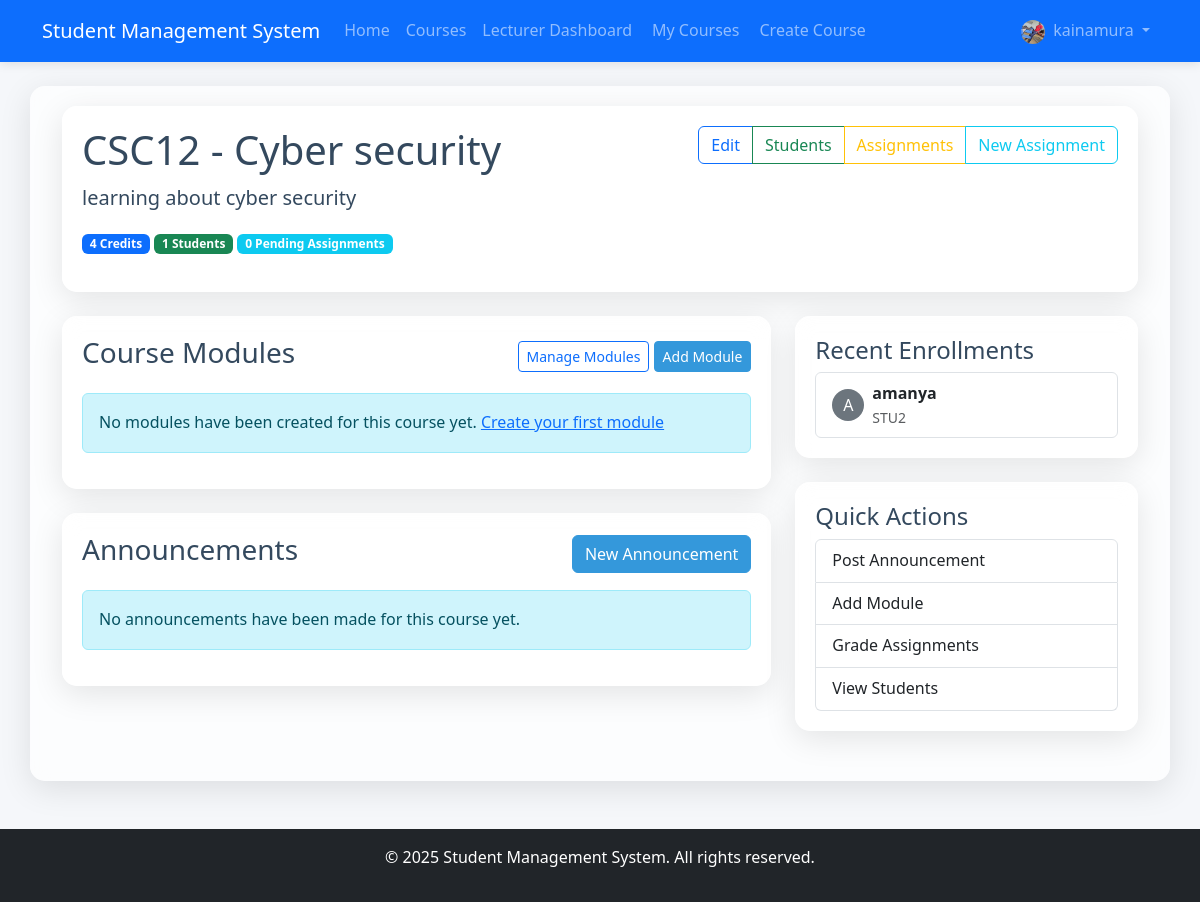
Page /lecturer/courses/2/ (signed in) on the earlier database version.
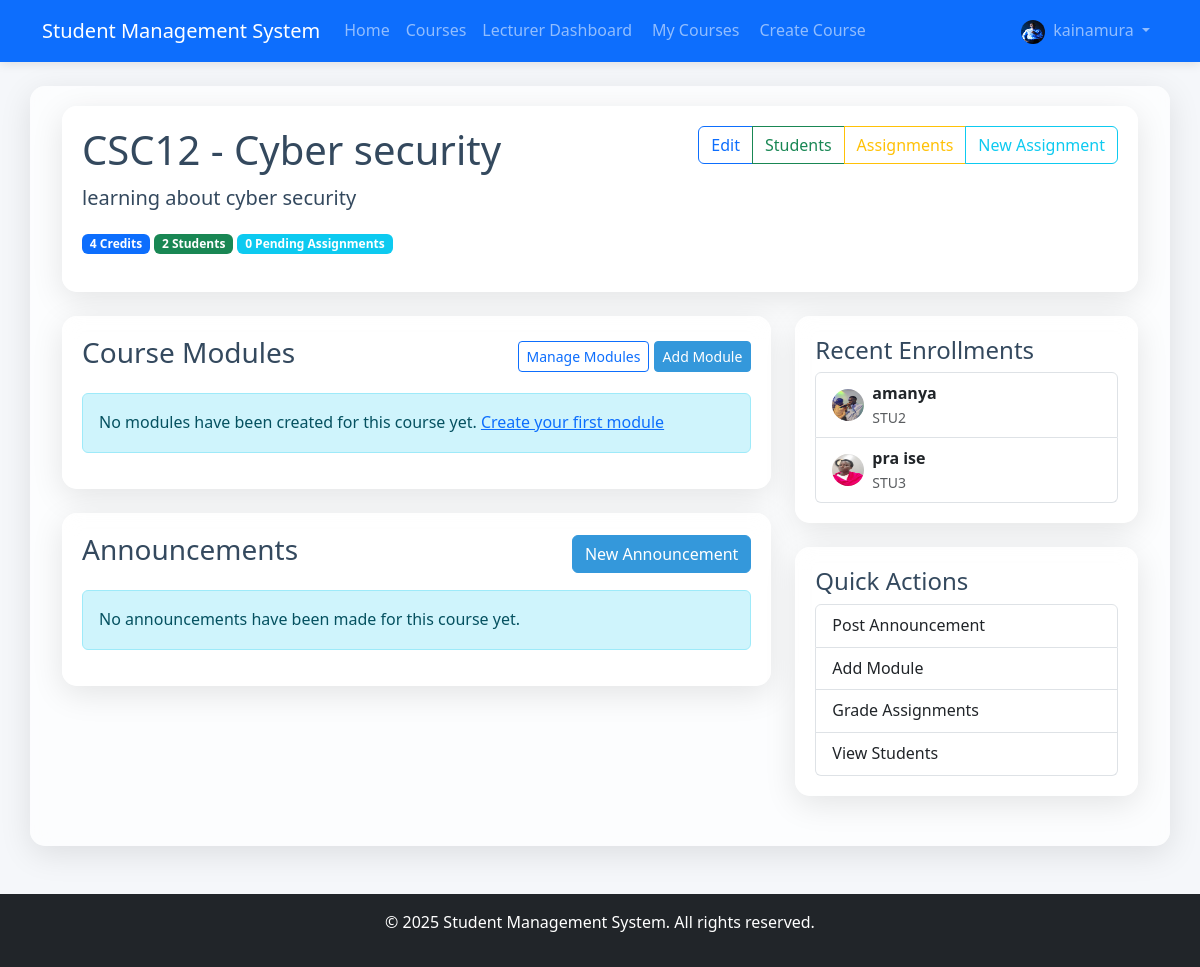
Same page on the later database version.
### accounts/models.py (models this page shows, shortened)
class User(AbstractUser):
    USER_TYPE_CHOICES = (
        ('admin', 'Admin'),
        ('student', 'Student'),
        ('lecturer', 'Lecturer'),
    )
    user_type = models.CharField(max_length=10, choices=USER_TYPE_CHOICES, default='student')
    profile_picture = models.ImageField(upload_to='profile_pics/', null=True, blank=True)
    date_of_birth = models.DateField(null=True, blank=True)
    phone_number = models.CharField(max_length=15, null=True, blank=True)
    address = models.TextField(null=True, blank=True)

### student/models.py (models this page shows, shortened)
class Enrollment(models.Model):
    STATUS_CHOICES = (
        ('pending', 'Pending'),
        ('approved', 'Approved'),
        ('rejected', 'Rejected'),
    )
    student = models.ForeignKey(StudentProfile, on_delete=models.CASCADE, related_name='enrollments')
    course = models.ForeignKey(Course, on_delete=models.CASCADE, related_name='enrollments')
    enrollment_date = models.DateTimeField(auto_now_add=True)
    status = models.CharField(max_length=10, choices=STATUS_CHOICES, default='pending')
    class Meta:
        unique_together = ('student', 'course')

class StudentProfile(models.Model):
    user = models.OneToOneField(User, on_delete=models.CASCADE, related_name='student_profile')
    registration_number = models.CharField(max_length=20, unique=True)
    department = models.CharField(max_length=100)
    year_of_study = models.PositiveIntegerField()

### lecturer/views.py (the view)
    def wrapper(request, *args, **kwargs):
        if not request.user.is_authenticated:
            return redirect('accounts:login')
        if request.user.user_type != 'lecturer':
            return HttpResponseForbidden("You must be a lecturer to access this page.")
        return view_func(request, *args, **kwargs)

### lecturer/views.py (called while the page is built)
def lecturer_required(view_func):
    def wrapper(request, *args, **kwargs):
        if not request.user.is_authenticated:
            return redirect('accounts:login')
        if request.user.user_type != 'lecturer':
            return HttpResponseForbidden("You must be a lecturer to access this page.")
        return view_func(request, *args, **kwargs)
    return wrapper

### templates/lecturer/course_detail.html (shortened to what the changed rows need)
{% extends 'base.html' %}
{% block content %}
<div class="container">
    <div class="glass-container mb-4">
        <div class="d-flex justify-content-between align-items-start">
            <div>
                <h1>{{ course.code }} - {{ course.title }}</h1>
                <div class="mb-3">
                    <span class="badge bg-primary">{{ course.credits }} Credits</span>
                    <span class="badge bg-success">{{ enrollments.count }} Students</span>
                    <span class="badge {% if pending_assignments > 0 %}bg-warning{% else %}bg-info{% endif %}">
                        {{ pending_assignments }} Pending Assignments
                    </span>
                </div>
            </div>
        </div>
    </div>
    <div class="row">
        <div class="col-md-4">
            <div class="glass-container mb-4">
                {% if enrollments %}
                    <div class="list-group">
                        {% for enrollment in enrollments|slice:":5" %}
                            <div class="list-group-item">
                                <div class="d-flex align-items-center">
                                    {% if enrollment.student.user.profile_picture %}
                                        <img src="{{ enrollment.student.user.profile_picture.url }}" alt="Profile" class="rounded-circle me-2" width="32" height="32">
                                    {% else %}
                                        <div class="rounded-circle bg-secondary text-white me-2 d-flex align-items-center justify-content-center" style="width: 32px; height: 32px;">
                                            {{ enrollment.student.user.username|first|upper }}
                                        </div>
                                    {% endif %}
                                    <div>
                                        <strong>{{ enrollment.student.user.get_full_name|default:enrollment.student.user.username }}</strong>
                                        <div class="text-muted small">{{ enrollment.student.registration_number }}</div>
                                    </div>
                                </div>
                            </div>
                        {% endfor %}
                    </div>
                {% else %}
                    <div class="alert alert-info">
                        No students are enrolled in this course yet.
                    </div>
                {% endif %}
            </div>
        </div>
    </div>
</div>
{% endblock %}

### templates/base.html (shortened to what the changed rows need)
<!DOCTYPE html>
<html lang="en">
<head>
    <link href="https://cdn.jsdelivr.net/npm/bootstrap@5.3.0/dist/css/bootstrap.min.css" rel="stylesheet">
    <link rel="stylesheet" href="/static/css/main.css">
</head>
<body>
    <nav class="navbar navbar-expand-lg navbar-dark bg-primary">
        <div class="container">
            <div class="collapse navbar-collapse" id="navbarNav">
                <ul class="navbar-nav">
                    {% if user.is_authenticated %}
                        <li class="nav-item dropdown">
                            <a class="nav-link dropdown-toggle" href="#" id="navbarDropdown" role="button" data-bs-toggle="dropdown">
                                {% if user.profile_picture %}
                                    <img src="{{ user.profile_picture.url }}" alt="Profile" class="rounded-circle me-1" width="24" height="24">
                                {% endif %}
                                {{ user.username }}
                            </a>
                        </li>
                    {% endif %}
                </ul>
            </div>
        </div>
    </nav>
    <div class="container mt-4 glass-container">
        {% block content %}{% endblock %}
    </div>
</body>
</html>

Differences in the rows shown:
changed User "kainamura": profile_picture: a different picture
changed through a linked row, Enrollment "amanya": student.user.profile_picture: picture added; student.user.username|first "A" → (not shown)
added Enrollment: student.user.profile_picture (picture), student.user.get_full_name "pra ise", student.registration_number "STU3"
Other differences:
{{ enrollments.count }}: "1" → "2"
